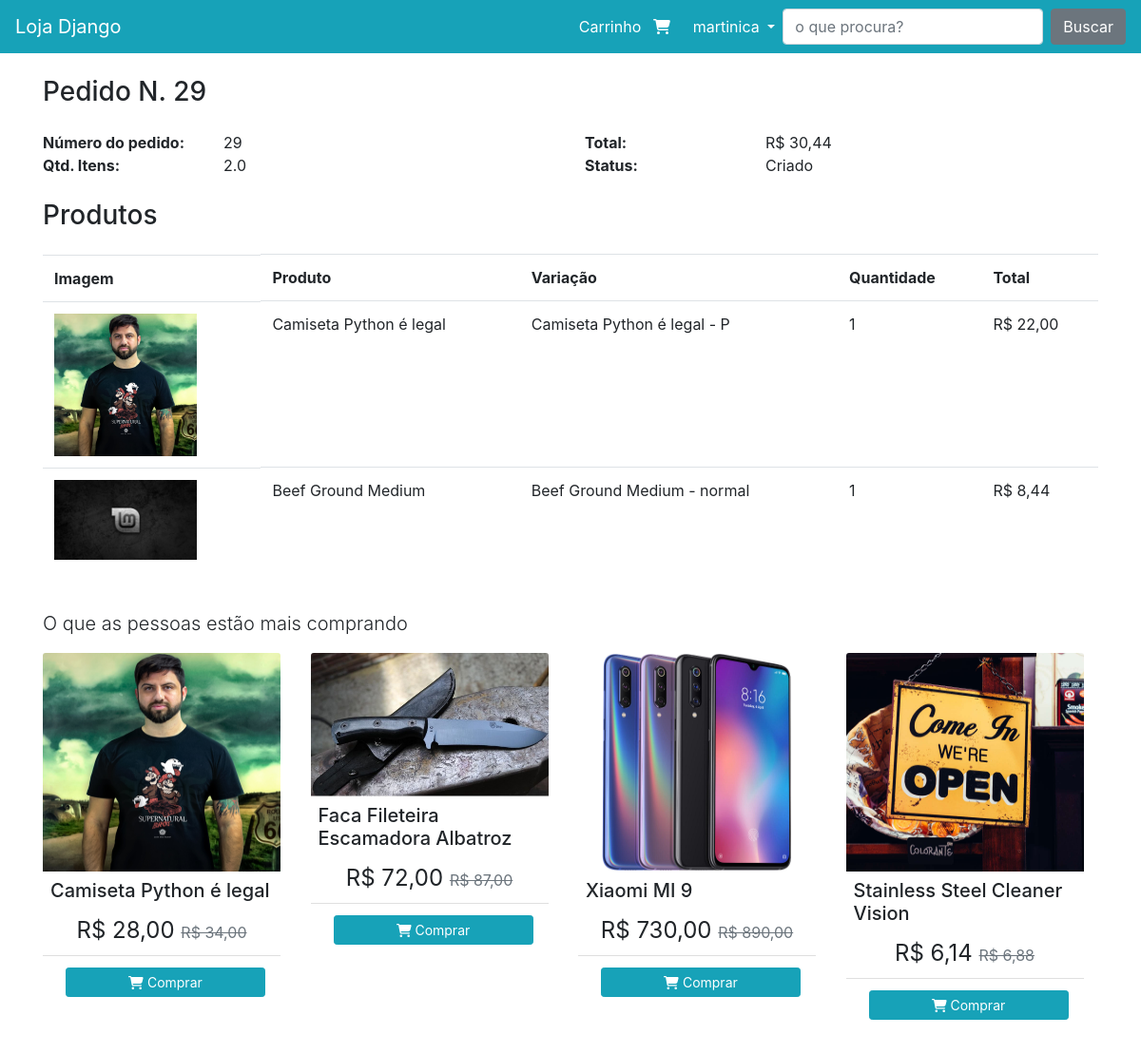
Screenshot of /pedido/detalhe/29 (signed in) with the database file from the repository.
### pedido/models.py (models this page shows, shortened)
class Pedido(models.Model):
    usuario = models.ForeignKey(User, on_delete=models.CASCADE)
    data_emissao = models.DateField(default=datetime.now().date())
    hora_emissao = models.TimeField(default=timezone.now().time())
    total = models.DecimalField(max_digits=10, decimal_places=2, null=False)
    qtd_total = models.FloatField(default=0)
    status = models.CharField(
        default='C',
        max_length=1,
        choices=(
            ('A', 'Aprovado'),
            ('C', 'Criado'),
            ('R', 'Reprovado'),
            ('P', 'Enviado'),
            ('F', 'Finalizado'),
        )
    )
    def __str__(self):
        return f'Pedido N. {self.pk}'

class ItemPedido(models.Model):
    pedido   = models.ForeignKey(Pedido, on_delete=models.CASCADE)
    produto  = models.ForeignKey(Produto, on_delete=models.CASCADE)
    variacao = models.ForeignKey(Variacao, on_delete=models.CASCADE)
    preco = models.DecimalField(max_digits=10, decimal_places=2)
    preco_promocional = models.DecimalField(max_digits=10, decimal_places=2, default=0)
    quantidade = models.PositiveIntegerField()
    imagem = models.CharField(max_length=2000)
    class Meta:
        verbose_name = 'Item do pedido'
        verbose_name_plural = 'Itens do pedido'

### produto/models.py (models this page shows, shortened)
class Produto(models.Model):
    nome = models.CharField(max_length=200)
    descricao = models.TextField(max_length=255)
    descricao_longa = models.TextField()
    imagem = models.ImageField(upload_to='produto_imagens/%Y/%m/', blank=True, null=True)
    slug = models.SlugField(unique=True, blank=True, null=True)
    preco_marketing = models.FloatField()
    preco_marketing_promocional = models.FloatField(default=0)
    tipo = models.CharField(
        default='V',
        max_length=1,
        choices=(
            ('V', 'Variável'),
            ('S', 'Simples'),
        )
    )
    def __str__(self):
        return self.nome

class Variacao(models.Model):
    nome = models.CharField(max_length=255, blank=True, null=True)
    produto = models.ForeignKey(Produto, on_delete=models.CASCADE)
    preco = models.FloatField(default=0)
    preco_promocional = models.FloatField(default=0)
    estoque = models.PositiveBigIntegerField(default=1)
    id_preco_stripe = models.CharField(max_length=50, blank=True, null=True)
    def __str__(self):
        return self.produto.nome + '  -  ' + self.nome
    class Meta:
        verbose_name = 'Variação'
        verbose_name_plural = 'variações'

### pedido/views.py (the view)
# urls.py: path('detalhe/<int:pk>', views.Detalhe.as_view(), name="detalhe"),
class Detalhe(DispachLoginRequired, DetailView):
    model = Pedido
    produtos_mais_vendidos = ProdutoService().get_produtos_mais_vendidos()
    context_object_name = 'pedido'
    template_name = 'pedido/detalhe.html'
    pk_url_kwarg = 'pk'
    def get_context_data(self, **kwargs):
        context = super().get_context_data(**kwargs)
        context['produtos_mais_vendidos'] = self.produtos_mais_vendidos
        return context

### pedido/views.py (called while the page is built)
    def dispatch(self, *args, **kwargs):
        if not self.request.user.is_authenticated:
            return redirect("perfil:criar")
        return super().dispatch(*args, **kwargs)

### produto/templatetags/omfilters.py (called while the page is built)
@register.filter
def formata_preco(val):
    if isinstance(val, str):
        val = float(val)
    return f'R$ {val:.2f}'.replace('.', ',')

@register.filter
def remove_aspas(val):
    return str(val).replace('"', '')

### pedido/templates/pedido/detalhe.html
{% extends 'base.html' %}
{% load omfilters %}
{% load static %}
{% block conteudo %}
<div class="row">
    <div class="col">
        <h3>{{pedido}}</h3>
        <div class="row mt-4">
            <div class="col-lg-2 font-weight-bold ">Número do pedido:</div>
            <div class="col-lg-4">{{pedido.id}}</div>
            <div class="col-lg-2 font-weight-bold">Total:</div>
            <div class="col-lg-4">{{pedido.total|formata_preco}}</div>
            <div class="col-lg-2 font-weight-bold">Qtd. Itens:</div>
            <div class="col-lg-4">{{pedido.qtd_total}}</div>
            <div class="col-lg-2 font-weight-bold">Status:</div>
            <div class="col-lg-4">{{pedido.get_status_display}}</div>
        </div>
        <div class="row mt-4">
            <div class="col">
                <h3>Produtos</h3>
            </div>
        </div>
        <div class="table-responsive mt-3">
            <table class="table">
                <tr>
                    <th class="d-nome d-lg-block">Imagem</th>
                    <th>Produto</th>
                    <th>Variação</th>
                    <th>Quantidade</th>
                    <th>Total</th>
                </tr>
                {% for item in pedido.itempedido_set.all %}
                <tr>
                    <td class="d-none d-lg-block">
                        <img class="cart-img" src="{% get_media_prefix %}{{item.imagem|remove_aspas}}">
                    </td>
                    <td>{{item.produto}}</td>
                    <td>{{item.variacao}}</td>
                    <td>{{item.quantidade}}</td>
                    <td>
                        {% if item.preco_promocional %}
                        {{item.preco_promocional|formata_preco}}
                        {% else %}
                        {{item.preco|formata_preco}}
                        {% endif %}
                    </td>
                </tr>
                {% endfor %}
            </table>
        </div>
    </div>
</div>
{% endblock %}

### templates/parciais/_nav.html (shortened to what this page needs)
{% load omfilters %}
<nav class="navbar navbar-dark bg-primary navbar-expand-lg">
    <a class="navbar-brand" href="/">Loja Django</a>
    <div class="collapse navbar-collapse" id="navbarSupportedContent">
        <ul class="navbar-nav ml-auto">
            <li class="nav-item">
                <a class="nav-link nav-cart-link active" href="{% url 'produto:carrinho' %}">
                    <span class="nav-cart-text mr-1">
                        Carrinho
                    </span>
                    <span class="nav-cart-icon mr-2">
                        <i class="fas fa-shopping-cart"></i>
                    </span>
                </a>
            </li>
            <li class="nav-item dropdown">
                <a class="nav-link dropdown-toggle active" href="#" id="navbarDropdown" role="button"
                    data-toggle="dropdown" aria-haspopup="true" aria-expanded="false">
                    {% if request.user.is_authenticated %}
                        {{request.user}}
                    {% else %}
                        Perfil
                    {% endif %}
                </a>
            </li>
        </ul>
        <form class="form-inline my-2 my-lg-0" action="{% url 'produto:busca' %}">
            <input class="form-control mr-sm-2" type="search" placeholder="o que procura?" aria-label="Search" name="termo">
            <button class="btn btn-secondary my-2 my-sm-0" type="submit">Buscar</button>
        </form>
    </div>
</nav>

### templates/parciais/_footer.html (shortened to what this page needs)
{% load static %}
{% load omfilters %}
<div class="container mt-4 mb-4">
<p class="lead">O que as pessoas estão mais comprando</p>
<div class="row">
    <div class="col-lg-12">
        <div class="card-columns_produtos_rodape">
            {% for produto in produtos_mais_vendidos %}
            <div class="card img_produtos_mais_vendidos">
                {% if produto.imagem %}
                  <a href="{% url 'produto:detalhe' produto.slug %}">
                    <img class="card-img-top " src="{{ produto.imagem.url }}" alt="Card image cap">
                  </a>
                {% endif %}
                <div class="card-body-carroussel">
                    <h5 class="card-title">{{ produto.nome }}</h5>
                    <div class="container product-price-block text-center">
                        {% if produto.preco_marketing_promocional > 0 %}
                            <span class="product-price">
                                {{ produto.preco_marketing_promocional|formata_preco }}
                            </span>
                        {% endif %}
                            <span class="product-old-price text-muted">
                                {{ produto.preco_marketing|formata_preco }}
                            </span>
                    </div>
                </div>
                <div class="card-footer-rodape bg-transparent border-top-light-custom text-center">
                    <a href="{% url 'produto:detalhe' produto.slug %}" class="btn btn-primary btn-sm m-1 btn-block">
                        <i class="fa fa-shopping-cart" aria-hidden="true"></i>
                        Comprar
                    </a>
                </div>
            </div>
            {% endfor  %}
        </div>
    </div>
</div>
</div>

### static/assets/custom/css/style.css (style rules this page uses)
.product-price-block { font-size: 1.5rem; }
.product-price { font-size: 1.5rem; }
.product-old-price { text-decoration: line-through; font-size: 1rem; }
.border-top-light-custom { border-top: 1px solid rgba(0, 0, 0, 0.125); }
@media (min-width: 62em) { .card-columns_produtos_rodape { -webkit-column-count: 4; -moz-column-count: 4; column-count: 4; } }
.cart-img { max-width: 150px; }
.text-center { text-align: center; }
.img_produtos_mais_vendidos { max-width: 250px; height: 380px; border:none; }
.img_produtos_mais_vendidos img { max-height: 230px; }
.card-body-carroussel { padding: 0.5rem; }
.card-footer-rodape { padding: 0.50rem 1.25rem; }

### rows the page displays
Pedido: id "Pedido N. 29", id "29", total "R$ 30,44", qtd_total "2.0", status "Criado"
ItemPedido: shows a picture, produto "Camiseta Python é legal", variacao "Camiseta Python é legal - P", quantidade "1", preco_promocional "R$ 22,00"
ItemPedido: shows a picture, produto "Beef Ground Medium", variacao "Beef Ground Medium - normal", quantidade "1", preco_promocional "R$ 8,44"
Produto: imagem (picture), nome "Camiseta Python é legal", preco_marketing_promocional "R$ 28,00", preco_marketing "R$ 34,00"
Produto: imagem (picture), nome "Faca Fileteira Escamadora Albatroz", preco_marketing_promocional "R$ 72,00", preco_marketing "R$ 87,00"
Produto: imagem (picture), nome "Xiaomi MI 9", preco_marketing_promocional "R$ 730,00", preco_marketing "R$ 890,00"
Produto: imagem (picture), nome "Stainless Steel Cleaner Vision", preco_marketing_promocional "R$ 6,14", preco_marketing "R$ 6,88"

### other values shown
{{ request.user }} "martinica"
